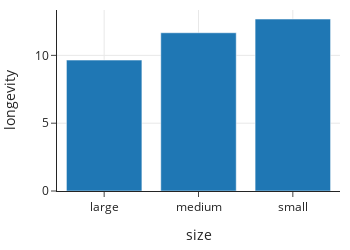

The code cell stored with this chart in its notebook:
### Markdown cell above
Next, we make a bar plot of average longevity for different size dog breeds:

### Code cell
lifespans = dogs.groupby('size')['longevity'].mean().reset_index()

px.bar(lifespans, x='size', y='longevity',
       width=350, height=250)

### Figure 1 — Plotly figure (JSON) as saved in the notebook; plotly's stock layout.template omitted (floating-point values rounded to 4 significant figures)
{"data": [{"alignmentgroup": "True", "hovertemplate": "size=%{x}<br>longevity=%{y}<extra></extra>", "legendgroup": "", "marker": {"color": "#1F77B4", "pattern": {"shape": ""}}, "name": "", "offsetgroup": "", "orientation": "v", "showlegend": false, "textposition": "auto", "type": "bar", "x": ["large", "medium", "small"], "xaxis": "x", "y": [9.652, 11.67, 12.68], "yaxis": "y"}], "layout": {"barmode": "relative", "height": 250, "legend": {"tracegroupgap": 0}, "width": 350, "xaxis": {"anchor": "y", "autorange": true, "domain": [0, 1], "range": [-0.5, 2.5], "title": {"text": "size"}, "type": "category"}, "yaxis": {"anchor": "x", "autorange": true, "domain": [0, 1], "range": [0, 13.35], "title": {"text": "longevity"}, "type": "linear"}}}
